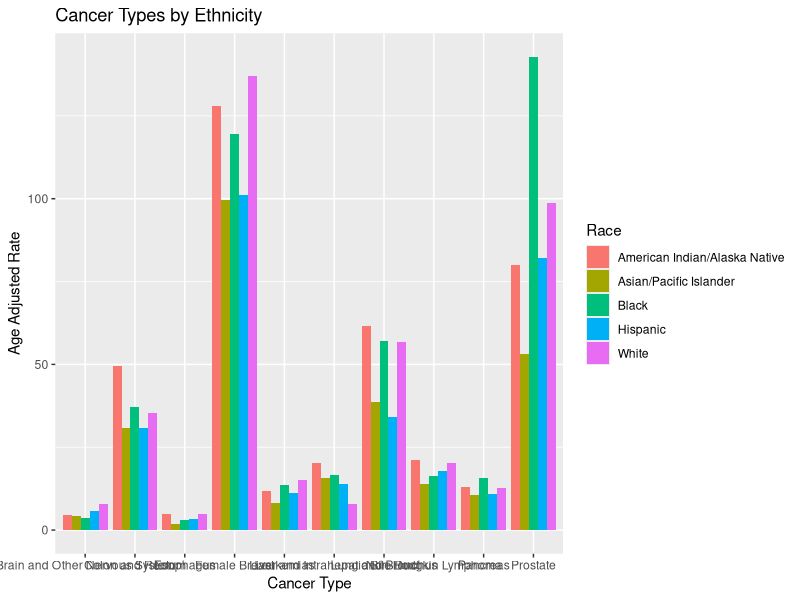

Source code (R):
library(ggplot2)
library(dplyr)


# Read in data
cre <- read.csv("cancer_by_race.csv")

cr_plot <- ggplot(cre, aes(factor(CancerType), AgeAdjustedRate, fill = Race,
                          text = paste("Cancer: ", CancerType,
                                       "<br>Age Adjusted Rate: ", AgeAdjustedRate,
                                       "<br>Race: ", Race))) + 
  geom_bar(stat="identity", position = "dodge") +
  ggtitle("Cancer Types by Ethnicity") +
  xlab("Cancer Type") +
  ylab("Age Adjusted Rate")


####################################
# creates dataframe of highest new rate of cancer by ethnicty
cancer_type <-c("Brain and Nervous System","Breast Cancer","Colon and Rectum","Esophagus","Prostate","Leukemias","Liver","Non-Hodgkin Lymphoma", "Pancreas", "Lung and Bronchus")
ethnicity <- c("White","White","American Indian","White & American Indian","Black","White","American Indian","American Indian","Black","American Indian")
age_adjusted_rate <- c(7.8,136.9,49.6,5,142.8,15.2,20.1,21.2,15.8,61.5)
highest <- data.frame(cancer_type,ethnicity,age_adjusted_rate)

highest <- highest %>%
  rename("Cancer Type" = cancer_type, "Ethnicity" = ethnicity, "Age Adjusted Rate" =  age_adjusted_rate)